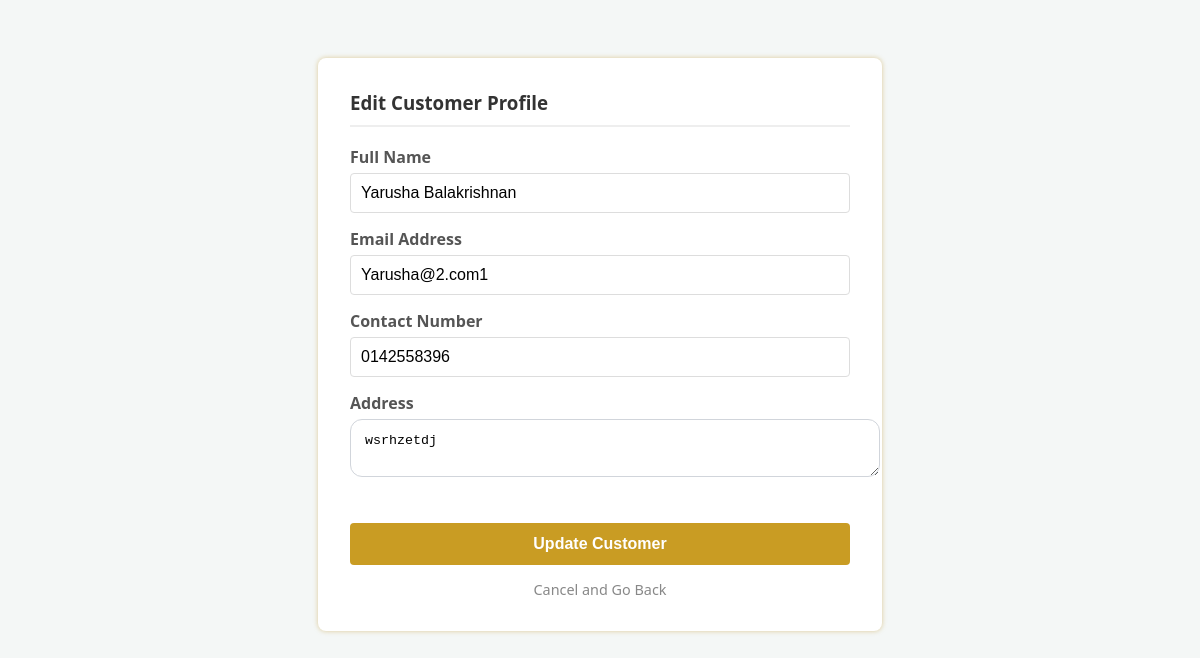
The app's page /edit_customer.php?id=16 with its own data.
### tables this page shows
CREATE TABLE `customer` (
  `id` int(11) NOT NULL,
  `username` varchar(50) NOT NULL,
  `cust_name` varchar(100) NOT NULL,
  `cust_email` varchar(255) NOT NULL,
  `contact_number` varchar(20) DEFAULT NULL,
  `password_hash` varchar(255) NOT NULL,
  `created_at` timestamp NOT NULL DEFAULT current_timestamp(),
  `address` text DEFAULT NULL,
  `status` varchar(20) NOT NULL DEFAULT 'active'
);

### edit_customer.php (the view, shortened to what this page needs)
<?php
require_once "db.php";
$customer = null;
if (isset($_GET['id']) && ctype_digit($_GET['id'])) {
    $id = (int)$_GET['id'];
    $stmt = $conn->prepare("SELECT * FROM customer WHERE id = ?");
    $stmt->bind_param("i", $id);
    $stmt->execute();
    $result = $stmt->get_result();
    $customer = $result->fetch_assoc();
}
?>
<!DOCTYPE html>
<html lang="en">
<head>
    <link rel="stylesheet" href="customer.css">
</head>
<body>
<div class="main-content">
    <h3>Edit Customer Profile</h3>
    <?php if (!$customer): ?>
        <div style="text-align:center;">
            <p style="color:#b00;">Customer not found or invalid ID.</p>
            <a href="customers.php">Back to List</a>
        </div>
    <?php else: ?>
        <form method="post" action="" onsubmit="return confirm('Save these changes?');">
            <label for="cust_name">Full Name</label>
            <input type="text" id="cust_name" name="cust_name"
                   value="<?= htmlspecialchars($customer['cust_name'] ?? ''); ?>" required>
            <label for="cust_email">Email Address</label>
            <input type="email" id="cust_email" name="cust_email"
                   value="<?= htmlspecialchars($customer['cust_email'] ?? ''); ?>" required>
            <label for="contact_number">Contact Number</label>
            <input type="text" id="contact_number" name="contact_number"
                   value="<?= htmlspecialchars($customer['contact_number'] ?? ''); ?>" required>
            <label for="address">Address</label>
            <textarea id="address" name="address" required style="width: 100%; padding: 13px 14px; margin-bottom: 16px; border-radius: 12px; border: 1px solid #d1d5db;"><?= htmlspecialchars($customer['address'] ?? ''); ?></textarea>
            <button type="submit" name="update_customer">Update Customer</button>
            <a href="customers.php" class="cancel-link">Cancel and Go Back</a>
        </form>
    <?php endif; ?>
</div>
</body>
</html>

### customer.css (style rules this page uses)
body { font-family: 'Segoe UI', Tahoma, Geneva, Verdana, sans-serif; background-color: #f4f7f6; display: flex; justify-content: center; padding-top: 50px; }
.main-content { background: #fff; padding: 2rem; border-radius: 8px; box-shadow: 0 0 5px rgba(184, 134, 11, 0.4); width: 100%; max-width: 500px; }
h3 { margin-top: 0; color: #333; border-bottom: 2px solid #eee; padding-bottom: 10px; }
label { display: block; margin-bottom: 5px; font-weight: 600; color: #555; margin-top: 15px; }
input[type="text"], input[type="email"] { width: 100%; padding: 10px; border: 1px solid #ddd; border-radius: 4px; box-sizing: border-box; font-size: 1rem; }
button { margin-top: 25px; width: 100%; background-color: #c99c23; color: white; padding: 12px; border: none; border-radius: 4px; cursor: pointer; font-size: 1rem; font-weight: bold; transition: background 0.3s ease; }
.cancel-link { display: block; text-align: center; margin-top: 15px; color: #888; text-decoration: none; font-size: 0.9rem; }

### records on screen
customer: cust_name "Yarusha Balakrishnan", cust_email "Yarusha@2.com1", contact_number "0142558396", address "wsrhzetdj"
